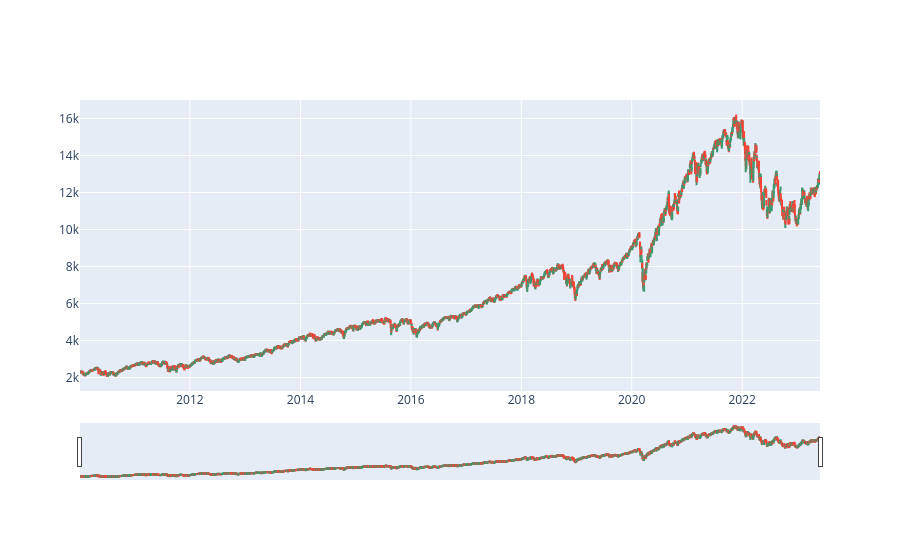

This figure's notebook cell:
### Code cell
import plotly.graph_objects as go

fig = go.Figure(data=[go.Candlestick(x=NASDAQ['Date'],
                open=NASDAQ['Open'],
                high=NASDAQ['High'],
                low=NASDAQ['Low'],
                close=NASDAQ['Close'])])

fig.show()

### Figure 1 — Plotly figure (JSON) as saved in the notebook; plotly's stock layout.template omitted (floating-point values rounded to 4 significant figures; data arrays with more than 128 entries replaced by an {"elided": "..."} marker saying what was removed)
{"data": [{"close": {"elided": "3374 float values"}, "high": {"elided": "3374 float values"}, "low": {"elided": "3374 float values"}, "open": {"elided": "3374 float values"}, "type": "candlestick", "x": {"elided": "3374 str values"}}], "layout": {}}
